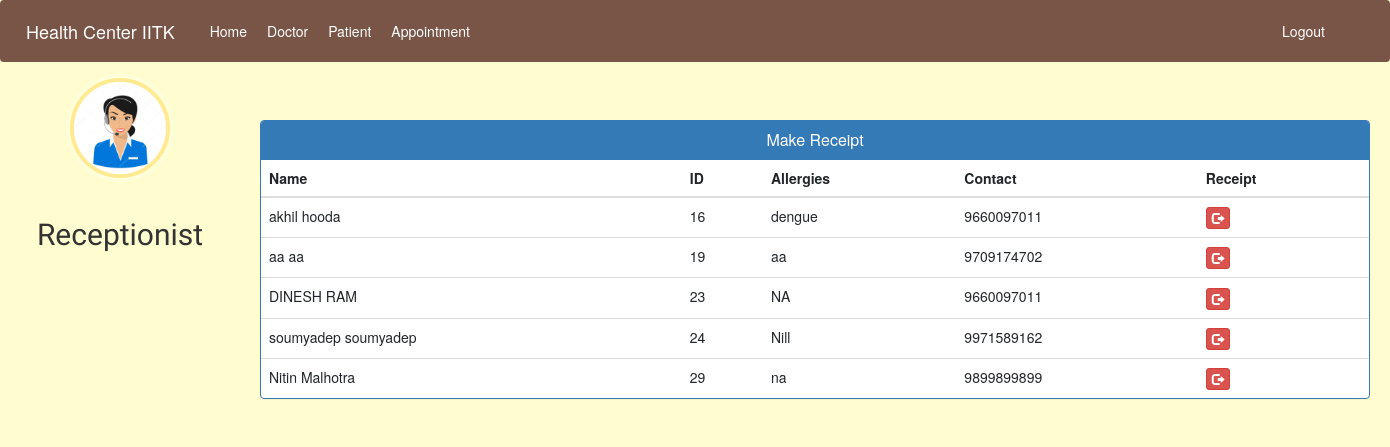
The page /admin-discharge-patient (signed in) on the database its author committed.
### hospital/models.py (models this page shows, shortened)
class Patient(models.Model):
    user = models.OneToOneField(User, on_delete=models.CASCADE)
    profile_pic = models.ImageField(
        upload_to='profile_pic/PatientProfilePic/', default='../static/images/error.jpg', null=True, blank=True)
    address = models.CharField(max_length=40)
    mobile = models.CharField(max_length=20, null=False)
    symptoms = models.CharField(max_length=100, null=False)
    assignedDoctorId = models.PositiveIntegerField(null=True)
    admitDate = models.DateField(auto_now=True)
    status = models.BooleanField(default=False)
    @property
    def get_name(self):
        return self.user.first_name+" "+self.user.last_name
    @property
    def get_id(self):
        return self.user.id

### hospital/views.py (the view)
# urls.py: path('admin-discharge-patient', views.admin_discharge_patient_view,
@login_required(login_url='adminlogin')
@user_passes_test(is_admin)
def admin_discharge_patient_view(request):
    patients = models.Patient.objects.all().filter(status=True)
    return render(request, 'hospital/admin_discharge_patient.html', {'patients': patients})

### hospital/views.py (called while the page is built)
def is_admin(user):
    return user.groups.filter(name='ADMIN').exists()

### templates/hospital/admin_discharge_patient.html (shortened to what this page needs)
{% extends 'hospital/admin_base.html' %}
{% block content %}
<head>
  <link href="//netdna.bootstrapcdn.com/bootstrap/3.0.0/css/bootstrap.min.css" rel="stylesheet" id="bootstrap-css">
</head>
<div class="container">
  <br/>
  <br/>
  <br/>
  <br/>
  <div class="panel panel-primary">
    <div class="panel-heading">
      <h6 class="panel-title">Make Receipt</h6>
    </div>
    <table class="table table-hover" id="dev-table">
      <thead>
        <tr>
          <th>Name</th>
          <th>ID</th>
          <th>Allergies</th>
          <th>Contact</th>
          <th>Receipt</th>
        </tr>
      </thead>
      {% for p in patients %}
      <tr>
        <td> {{p.get_name}}</td>
        <td>{{p.get_id}}</td>
        <td>{{p.symptoms}}</td>
        <td>{{p.mobile}}</td>
        <td><a class="btn btn-danger btn-xs" href="{% url 'discharge-patient' p.id  %}"><span class="glyphicon glyphicon-log-out"></span></a></td>
      </tr>
      {% endfor %}
    </table>
  </div>
</div>
{% endblock content %}

### static/style.css (style rules this page uses)
body { padding-left: 240px; }

### templates/hospital/admin_base.html (style rules this page uses)
a:link { text-decoration: none; }
a { color: rgb(202, 35, 35); }
body { background-color: rgb(255, 253, 208); font-family: 'Work Sans', sans-serif; }

### templates/hospital/admin_discharge_patient.html (style rules this page uses)
a:link { text-decoration: none; }
h6 { text-align: center; }

### rows shown on the page
Patient: get_name "akhil hooda", get_id "16", symptoms "dengue", mobile "9660097011"
Patient: get_name "aa aa", get_id "19", symptoms "aa", mobile "9709174702"
Patient: get_name "DINESH RAM", get_id "23", symptoms "NA", mobile "9660097011"
Patient: get_name "soumyadep soumyadep", get_id "24", symptoms "Nill", mobile "9971589162"
Patient: get_name "Nitin Malhotra", get_id "29", symptoms "na", mobile "9899899899"
